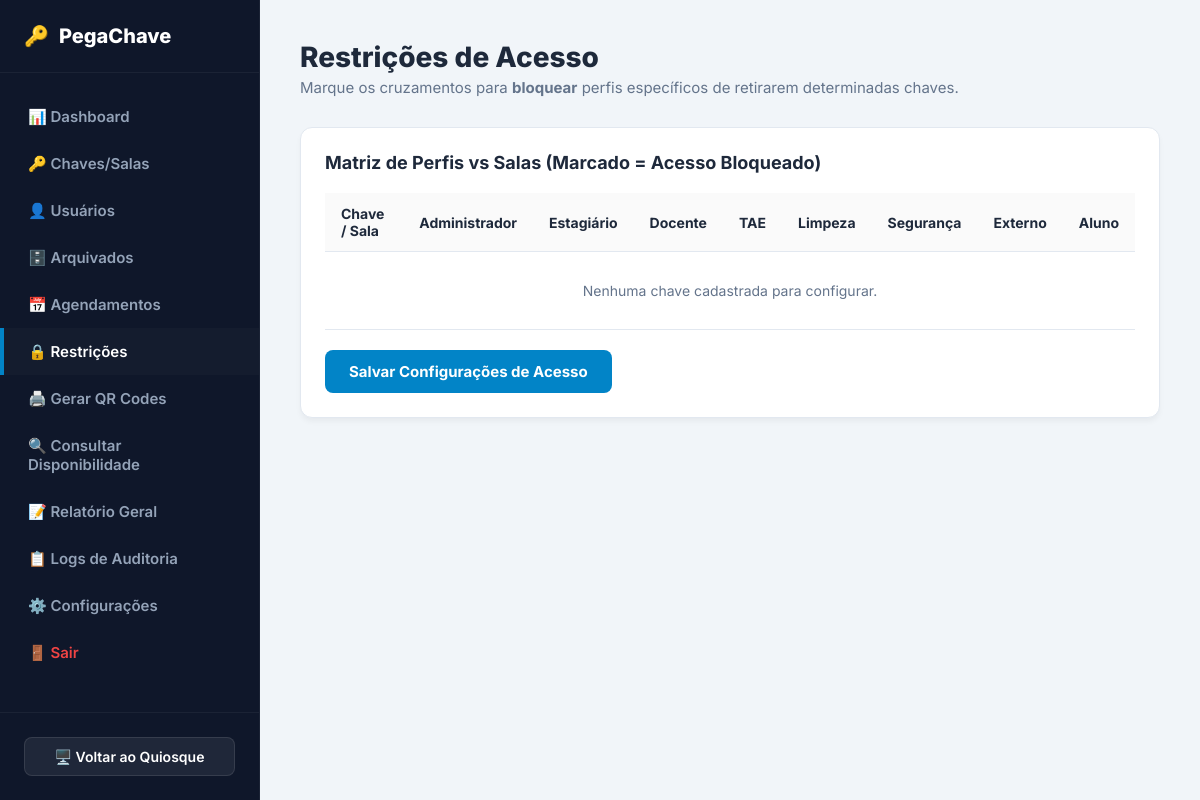
Before: /admin/restricoes (signed in) with the older database file.
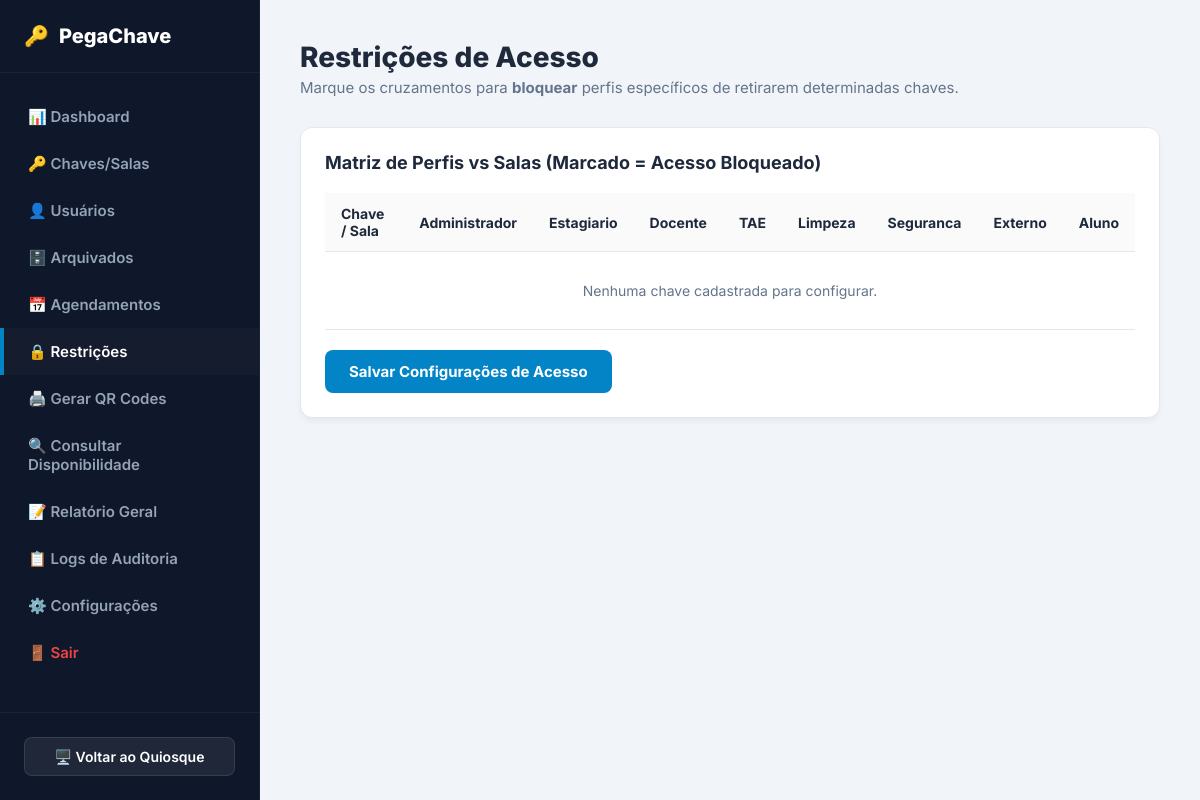
After: the same page with the newer database file.
### tables this page shows
CREATE TABLE IF NOT EXISTS perfis (
    id INT AUTO_INCREMENT PRIMARY KEY,
    nome VARCHAR(50) NOT NULL UNIQUE
);

### api/db.php (called while the page is built, shortened)
<?php
$host = $_ENV['DB_HOST'] ?? getenv('DB_HOST') ?: '127.0.0.1';
$port = $_ENV['DB_PORT'] ?? getenv('DB_PORT') ?: '3306';
$db   = $_ENV['DB_NAME'] ?? getenv('DB_NAME') ?: 'controle_chaves';
$user = $_ENV['DB_USER'] ?? getenv('DB_USER') ?: 'root';
$pass = $_ENV['DB_PASS'] ?? getenv('DB_PASS') ?: '';
$charset = 'utf8mb4';
$dsn = "mysql:host=$host;dbname=$db;charset=$charset;port=$port";
$options = [
    PDO::ATTR_ERRMODE            => PDO::ERRMODE_EXCEPTION,
    PDO::ATTR_DEFAULT_FETCH_MODE => PDO::FETCH_ASSOC,
    PDO::ATTR_EMULATE_PREPARES   => false,
];
try {
     $pdo = new PDO($dsn, $user, $pass, $options);
     try {
         $stmtConfig = $pdo->query("SELECT chave, valor FROM configuracoes");
         if ($stmtConfig) {
             $configs = $stmtConfig->fetchAll(PDO::FETCH_KEY_PAIR);
         }
     } catch (\Exception $exConfig) {
     }
} catch (\PDOException $e) {
     echo json_encode(["status" => "error", "message" => "Erro na conexão com o banco de dados: " . $e->getMessage()]);
     exit;
}

### src/Controllers/AdminBaseController.php (called while the page is built, shortened)
<?php
class AdminBaseController {
    public function __construct() {
        require_once __DIR__ . '/../../api/db.php';
    }
}

### index.php (called while the page is built, shortened)
<?php
$router = new Router();
$router->get('/', 'QuiosqueController', 'index');
$router->get('/consulta', 'ConsultaController', 'index');
$router->get('/regras', 'RegrasController', 'index');
$router->post('/api/processar_scan', 'ScanController', 'processar');
$router->get('/admin', 'AdminDashboardController', 'index');
$router->get('/admin/chaves', 'AdminChavesController', 'index');
$router->post('/admin/chaves', 'AdminChavesController', 'index');
$router->get('/admin/usuarios', 'AdminUsuariosController', 'index');
$router->post('/admin/usuarios', 'AdminUsuariosController', 'index');
$router->get('/admin/usuarios_arquivados', 'AdminUsuariosArquivadosController', 'index');
$router->post('/admin/usuarios_arquivados', 'AdminUsuariosArquivadosController', 'index');
$router->get('/admin/reservas', 'AdminReservasController', 'index');
$router->post('/admin/reservas', 'AdminReservasController', 'index');
$router->get('/admin/restricoes', 'AdminRestricoesController', 'index');
$router->post('/admin/restricoes', 'AdminRestricoesController', 'index');
$router->get('/admin/relatorio', 'AdminRelatorioController', 'index');
$router->get('/admin/config', 'AdminConfigController', 'index');
$router->post('/admin/config', 'AdminConfigController', 'index');
$router->get('/admin/logs', 'AdminLogsController', 'index');
$router->get('/admin/gerar_qr', 'AdminGerarQrController', 'index');
$router->get('/admin/consulta', 'AdminConsultaController', 'index');
$router->get('/admin/operadores', 'AdminOperadoresController', 'index');
$router->post('/admin/operadores/create', 'AdminOperadoresController', 'create');
$router->post('/admin/operadores/update', 'AdminOperadoresController', 'update');
$router->post('/admin/operadores/delete', 'AdminOperadoresController', 'delete');
$router->dispatch($_SERVER['REQUEST_URI'], $_SERVER['REQUEST_METHOD']);

### src/Controllers/AdminRestricoesController.php (called while the page is built, shortened)
<?php
class AdminRestricoesController extends AdminBaseController {
    public function index() {
        global $pdo, $nome_escola, $cor_primaria, $cor_secundaria;
        $chaveRepository = new ChaveRepository($pdo);
        $restricaoRepository = new RestricaoRepository($pdo);
try {
    $perfis = $restricaoRepository->buscarPerfis();
    $chaves = $chaveRepository->buscarTodas();
} catch (\PDOException $e) {
    echo "Erro ao carregar dados: " . $e->getMessage();
    exit;
}
        require_once __DIR__ . '/../Views/admin_restricoes.php';
    }
}

### src/Models/BaseRepository.php (called while the page is built, shortened)
<?php
abstract class BaseRepository {
    public function __construct(PDO $pdo) {
        $this->pdo = $pdo;
    }
}

### src/Models/RestricaoRepository.php (called while the page is built, shortened)
<?php
class RestricaoRepository extends BaseRepository {
    public function buscarPerfis() {
        $stmt = $this->pdo->query("SELECT id, nome FROM perfis ORDER BY id ASC");
        return $stmt->fetchAll();
    }
}

### src/Views/admin_restricoes.php (the view, shortened to what the changed rows need)
<!DOCTYPE html>
<html lang="pt-BR">
<head>
    <link rel="stylesheet" href="api/admin_responsive.css">
</head>
<body>
    <aside id="admin-sidebar">
        <div class="sidebar-header">
            <span>🔑</span> PegaChave
        </div>
        <ul class="sidebar-menu">
            <li class="sidebar-item">
                <a href="<?= BASE_URL ?>/admin">📊 Dashboard</a>
            </li>
            <li class="sidebar-item">
                <a href="<?= BASE_URL ?>/admin/chaves">🔑 Chaves/Salas</a>
            </li>
            <li class="sidebar-item">
                <a href="<?= BASE_URL ?>/admin/usuarios">👤 Usuários</a>
            </li>
            <li class="sidebar-item">
                <a href="<?= BASE_URL ?>/admin/usuarios_arquivados">🗄️ Arquivados</a>
            </li>
            <li class="sidebar-item">
                <a href="<?= BASE_URL ?>/admin/reservas">📅 Agendamentos</a>
            </li>
            <li class="sidebar-item active">
                <a href="<?= BASE_URL ?>/admin/restricoes">🔒 Restrições</a>
            </li>
            <li class="sidebar-item">
                <a href="<?= BASE_URL ?>/admin/gerar_qr">🖨️ Gerar QR Codes</a>
            </li>
            <li class="sidebar-item">
                <a href="<?= BASE_URL ?>/admin/consulta">🔍 Consultar Disponibilidade</a>
            </li>
            <li class="sidebar-item">
                <a href="<?= BASE_URL ?>/admin/relatorio">📝 Relatório Geral</a>
            </li>
            <li class="sidebar-item">
                <a href="<?= BASE_URL ?>/admin/logs">📋 Logs de Auditoria</a>
            </li>
            <li class="sidebar-item">
                <a href="<?= BASE_URL ?>/admin/config">⚙️ Configurações</a>
            </li>
            <li class="sidebar-item">
                <a href="<?= BASE_URL ?>/admin_logout.php" style="color: #ef4444;">🚪 Sair</a>
            </li>
        </ul>
        <div class="sidebar-footer">
            <a href="<?= BASE_URL ?>/" class="btn-kiosk">🖥️ Voltar ao Quiosque</a>
        </div>
    </aside>
    <main>
        <div class="page-header">
            <div class="page-title">
                <h1>Restrições de Acesso</h1>
                <p>Marque os cruzamentos para <strong>bloquear</strong> perfis específicos de retirarem determinadas chaves.</p>
            </div>
        </div>
        <div class="content-card">
            <h2 class="card-title">Matriz de Perfis vs Salas (Marcado = Acesso Bloqueado)</h2>
            <form method="POST" action="<?= BASE_URL ?>/admin/restricoes">
                <div style="overflow-x: auto;">
                    <table>
                        <thead>
                            <tr>
                                <th>Chave / Sala</th>
                                <?php foreach ($perfis as $p): ?>
                                    <th style="text-align: center;"><?php echo htmlspecialchars($p['nome']); ?></th>
                                <?php endforeach; ?>
                            </tr>
                        </thead>
                        <tbody>
                            <?php if (empty($chaves)): ?>
                                <tr>
                                    <td colspan="<?php echo count($perfis) + 1; ?>" style="text-align: center; color: #64748b; padding: 30px;">
                                        Nenhuma chave cadastrada para configurar.
                                    </td>
                                </tr>
                            <?php endif; ?>
                        </tbody>
                    </table>
                </div>
                <button type="submit" class="btn-save">Salvar Configurações de Acesso</button>
            </form>
        </div>
    </main>
</body>
</html>

### src/Core/Router.php (shortened to what the changed rows need)
<?php
class Router {
    private array $routes = [];
    public function add($method, $path, $controller, $action) {
        $path = preg_replace('/\{([a-zA-Z0-9_]+)\}/', '(?P<\1>[a-zA-Z0-9_-]+)', $path);
        $this->routes[] = [
            'method' => strtoupper($method),
            'path' => "#^" . $path . "$#",
            'controller' => $controller,
            'action' => $action
        ];
    }
    public function dispatch($requestUri, $requestMethod) {
        $basePath = rtrim(dirname($_SERVER['SCRIPT_NAME']), '/\\');
        $uri = parse_url($requestUri, PHP_URL_PATH);
        if (strpos($uri, $basePath) === 0) {
            $uri = substr($uri, strlen($basePath));
        }
        foreach ($this->routes as $route) {
            if ($route['method'] === strtoupper($requestMethod) && preg_match($route['path'], $uri, $matches)) {
                $controllerClass = "App\\Controllers\\" . $route['controller'];
                if (class_exists($controllerClass)) {
                    $controllerInstance = new $controllerClass();
                    $action = $route['action'];
                    if (method_exists($controllerInstance, $action)) {
                        $params = array_filter($matches, 'is_string', ARRAY_FILTER_USE_KEY);
                        call_user_func_array([$controllerInstance, $action], $params);
                        return;
                    }
                }
            }
        }
    }
}

Changed rows visible on the page:
changed perfis: nome "Estagiário" → "Estagiario"
changed perfis: nome "Segurança" → "Seguranca"
